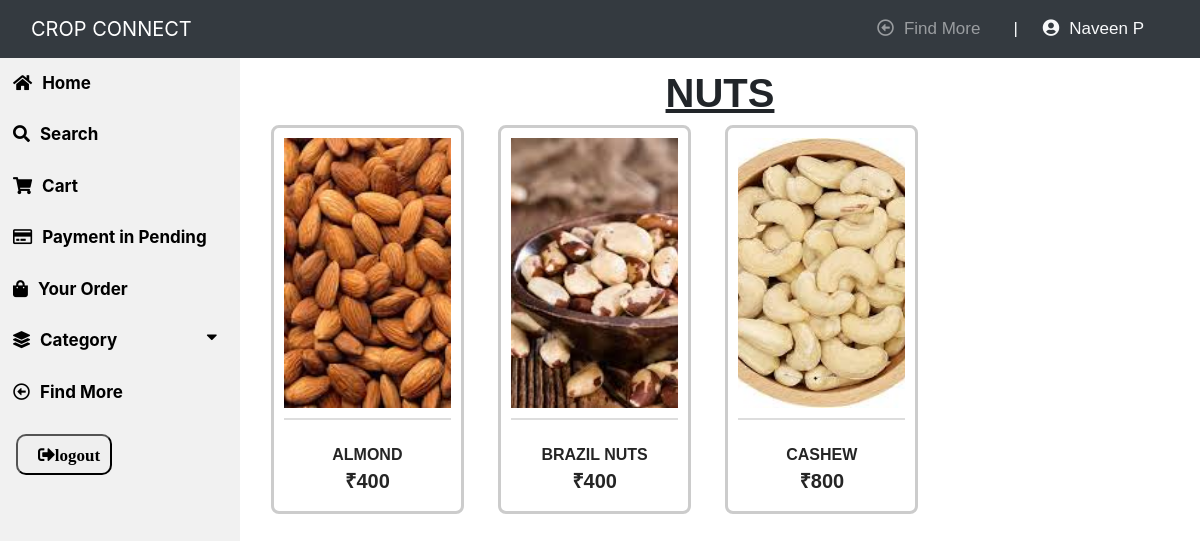
The page /nut_cat (signed in) on the database its author committed.
### app/models.py (models this page shows, shortened)
class Visitor(models.Model):
    user = models.OneToOneField(User, on_delete=models.CASCADE)
    joindate = models.DateField(auto_now_add=True)
    email = models.EmailField(unique=True)
    gender = models.CharField(max_length=20)
    district = models.ForeignKey(District, on_delete=models.CASCADE)
    status = models.BooleanField(default=False)
    @property
    def get_name(self):
        return self.user.first_name+" "+self.user.last_name

class Product(models.Model):
    product_name = models.CharField(max_length=30)
    describe = models.CharField(max_length=1000)
    joindate = models.DateField(auto_now_add=True)
    image_1 = models.ImageField(upload_to='product image/')
    image_2 = models.ImageField(upload_to='product image/')
    image_3 = models.ImageField(upload_to='product image/')
    image_4 = models.ImageField(upload_to='product image/')
    seller = models.ForeignKey(Seller, on_delete=models.CASCADE)
    category = models.CharField(max_length=30)
    price = models.IntegerField()
    price_per_quantity = models.CharField(max_length=20)
    status = models.BooleanField(default=False)
    stock = models.BooleanField(default=True)
    activity = models.BooleanField(default=True)

### app/views.py (the view)
# urls.py: path('nut_cat',nut_cat, name='nut_cat'),
@login_required(login_url='visitor_login')
@user_passes_test(is_visitor)
def nut_cat(request):
    nut = Product.objects.all().filter(status=True,activity=True,category="Nuts")
    return render(request, 'visitor/nut_cat.html',{'nut':nut})

### app/views.py (called while the page is built)
def is_visitor(user):
    return user.groups.filter(name='VISITOR').exists()

### app/templates/visitor/nut_cat.html (shortened to what this page needs)
{% extends "visitor/visitor_market_home.html" %}
{% block content %}
{% load static %}
{% load crispy_forms_tags %}
<div class="content">
    <h1 style="text-align: center;"><b><u>NUTS</u></b></h1>
    {% for n in nut %}
    <div class="col-lg-3 col-md-4 col-sm-6 " style="display: inline-block; width: 24%;">
        <div class="featured__item">
            <a href="{% url 'view_product_visitor'  n.id %}" >
            <div class="featured__item__pic set-bg" style="background-image: url('{{n.image_1.url}}'); background-size: cover;">
            </div></a>
            <hr style="border: 1px solid #ddd; margin: 10px 0;">
            <div class="featured__item__text">
                <h6 style="text-transform: uppercase; font-family: Cairo, sans-serif;"><a href="{% url 'view_product_visitor'  n.id %}" ><b>{{n.product_name}}</b></a></h6>
                <h5 style="text-transform: uppercase; font-family: Cairo, sans-serif;"><b>₹{{n.price}}</b></h5>
            </div>
        </div>
    </div>
    {% empty %}
    <center>
        <img src="{% static 'image/empty1.png' %}" width="450" height="400">
        <p style="text-transform: uppercase; font-family: 'Gill Sans', 'Gill Sans MT', Calibri, 'Trebuchet MS', sans-serif;"><b>No Products in this category</b></p>
    </center>
    {% endfor %}
</div>
{% endblock %}

### app/templates/visitor/visitor_market_home.html (shortened to what this page needs)
{% load crispy_forms_tags %}
<html>
    <head>
        <link rel="stylesheet" href="https://use.fontawesome.com/releases/v5.7.0/css/all.css">
        <link rel="stylesheet" href="https://maxcdn.bootstrapcdn.com/bootstrap/4.0.0/css/bootstrap.min.css">
        {% load static %}
        <link rel="stylesheet" type="text/css" href="{% static 'visitor/visitor_market_home.css' %}">
    </head>
    <body>
    <nav class="navbar navbar-dark navbar-expand-md sticky-top bg-dark">
        <div class="container-fluid"><a class="navbar-brand text-center" href="#" style="margin: 0px 0px;">CROP CONNECT</a>
            <div class="collapse navbar-collapse" id="navcol-1">
                <ul class="nav navbar-nav text-light ml-auto">
                    <li class="nav-item" role="presentation"><a class="nav-link" href="{% url 'visitor_home' %}"><i class="far fa-arrow-alt-circle-left"></i>Find More</a></li>
                    <li class="nav-item" role="presentation"><a class="bar">|</a></li>
                    <li class="nav-item" role="presentation"><a class="user"><i class="fas fa-user-circle"></i>{{user.visitor.get_name}}</a></li>
                </ul>
            </div>
        </div>
    </nav>
    <div class="sidebar">
        <a href="{% url 'visitor_market_home' %}"><i class="fas fa-home"></i>Home</a>
        <a href="{% url 'search' %}"><i class="fas fa-search"></i>Search</a>
        <a href="{% url 'cart' %}"><i class="fas fa-shopping-cart"></i>Cart</a>
        <a href="{% url 'pending_order' %}"><i class="far fa-credit-card" style="padding-right: 10px;"></i>Payment in Pending</a>
        <a href="{% url 'your_order' %}"><i class="fas fa-shopping-bag"></i>Your Order</a>
        <button class="dropdown-btn"><i class="fas fa-layer-group"></i>Category<i class="fas fa-caret-down"></i></button>
        <a href="{% url 'visitor_home' %}"><i class="far fa-arrow-alt-circle-left"></i>Find More</a>
        <div class="logout">
            <form method="post" action="{% url 'logout' %}">
                <button class="fas fa-sign-out-alt"  type="submit">logout</button>
            </form>
        </div>
    </div>
    {% block content %}{% endblock %}
    </body>
</html>

### app/static/visitor/visitor_market_home.css (style rules this page uses)
.sidebar { margin: 0; padding: 0; width: 20%; background-color:#f1f1f1; position: fixed; height: 93%; overflow: auto; }
.sidebar a, .dropdown-btn, .dropdown-container a { display: block; color: black; padding: 13px; font-size: 17px; font-weight: bold; text-decoration: none; border: none; background: none; width:100%; text-align: left; cursor: pointer; outline: none; }
.logout { display: block; color: black; padding: 16px; font-size: 17px; font-weight: bold; text-decoration: none; }
div.content { padding: 1px 16px; height: auto; width: 80%; float: right; }
.fa-caret-down { float: right; padding-right: 8px; }
.fas { padding-right: 10px; }
.far { padding-right: 10px; }
.nav-item { font-size: 17px; font-family:'Lucida Sans', 'Lucida Sans Regular', 'Lucida Grande', 'Lucida Sans Unicode', Geneva, Verdana, sans-serif; padding-right: 25px; }
div.content h1 { text-align: center; padding-top: 10px; font-family: 'Lucida Sans', 'Lucida Sans Regular', 'Lucida Grande', 'Lucida Sans Unicode', Geneva, Verdana, sans-serif; }
ul { list-style-type: none; list-style: none; align-items: center; }

### app/templates/visitor/nut_cat.html (style rules this page uses)
.featured__item { margin-bottom: 50px; border: 3px solid #ccc; padding: 10px; border-radius: 8px; }
.featured__item__pic { height: 270px; position: relative; overflow: hidden; background-position: center; padding-top: 15px; }
.featured__item__text { text-align: center; padding-top: 15px; }
.featured__item__text h6 { margin-bottom: 5px; }
.featured__item__text h6 a { color: #252525; }
.featured__item__text h5 { color: #252525; font-weight: 700; }
.featured__item__pic { height: 270px; position: relative; overflow: hidden; background-position: center center; }
button { padding: 10px 20px 10px 20px; border-radius: 10px; }

### rows shown on the page
Product: image_1 (picture), product_name "ALMOND", price "400"
Product: image_1 (picture), product_name "BRAZIL NUTS", price "400"
Product: image_1 (picture), product_name "CASHEW", price "800"

### other values the page prints
{{ user.visitor.get_name }} "Naveen P"
